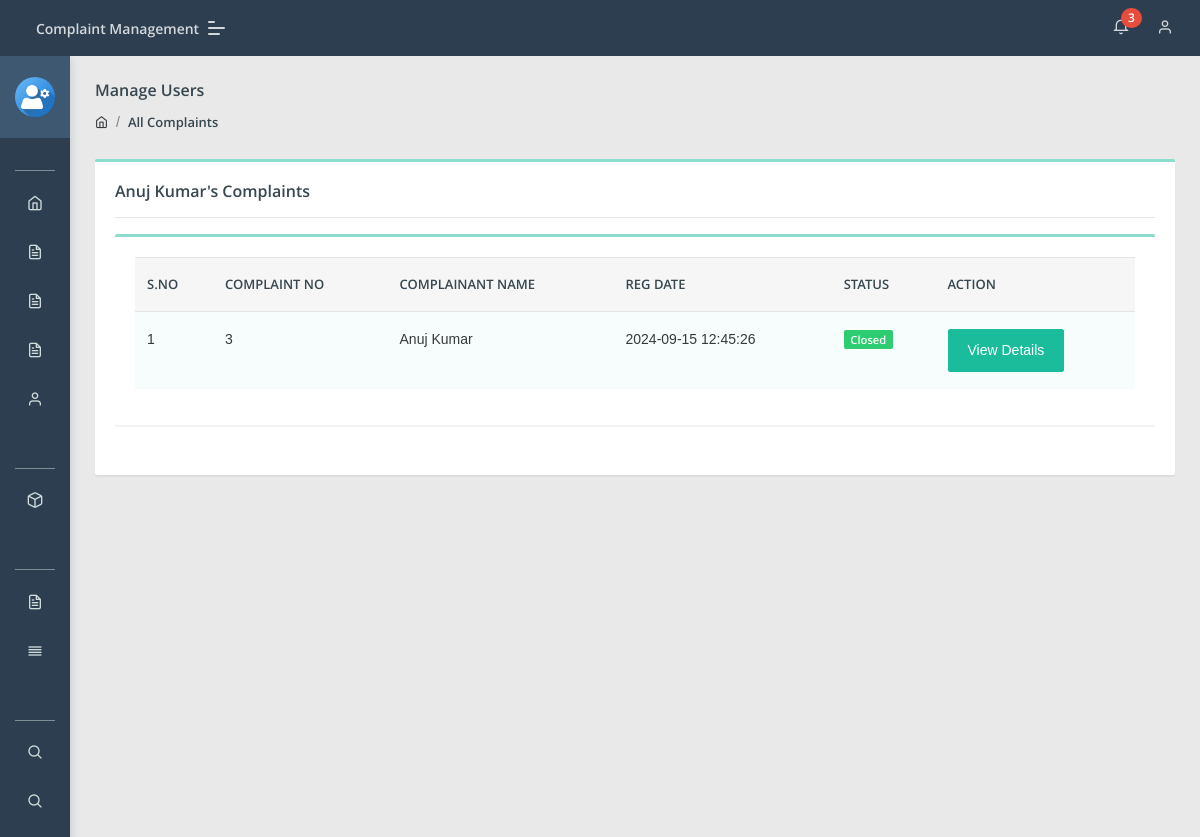
The page /cms/admin/user-complaints.php?uid=1&&uname=Anuj Kumar (signed in) on the database its author committed.
### tables this page shows
CREATE TABLE `tblcomplaints` (
  `complaintNumber` int(11) NOT NULL,
  `userId` int(11) DEFAULT NULL,
  `category` int(11) DEFAULT NULL,
  `subcategory` varchar(255) DEFAULT NULL,
  `complaintType` varchar(255) DEFAULT NULL,
  `Area` varchar(255) DEFAULT NULL,
  `noc` varchar(255) DEFAULT NULL,
  `complaintDetails` mediumtext DEFAULT NULL,
  `complaintFile` varchar(255) DEFAULT NULL,
  `regDate` timestamp NULL DEFAULT current_timestamp(),
  `status` varchar(50) DEFAULT NULL,
  `lastUpdationDate` timestamp NULL DEFAULT NULL ON UPDATE current_timestamp()
);

CREATE TABLE `users` (
  `id` int(11) NOT NULL,
  `fullName` varchar(255) DEFAULT NULL,
  `userEmail` varchar(255) DEFAULT NULL,
  `password` varchar(255) DEFAULT NULL,
  `contactNo` bigint(11) DEFAULT NULL,
  `address` tinytext DEFAULT NULL,
  `Area` varchar(255) DEFAULT NULL,
  `country` varchar(255) DEFAULT NULL,
  `pincode` int(6) DEFAULT NULL,
  `userImage` varchar(255) DEFAULT NULL,
  `regDate` timestamp NOT NULL DEFAULT current_timestamp(),
  `updationDate` timestamp NULL DEFAULT NULL,
  `status` int(1) DEFAULT NULL
);

### cms/admin/user-complaints.php (the view, shortened to what this page needs)
<?php
include('include/config.php');
if(strlen($_SESSION['aid'])==0)
    {
header('location:index.php');
}
else{
?>
<!DOCTYPE html>
<html lang="en">
<head>
    <link rel="stylesheet" href="assets/css/style.css">
</head>
<body class="">
	<?php include('include/sidebar.php');?>
	<?php include('include/header.php');?>
<section class="pcoded-main-container">
    <div class="pcoded-content">
        <div class="page-header">
            <div class="page-block">
                <div class="row align-items-center">
                    <div class="col-md-12">
                        <div class="page-header-title">
                            <h5 class="m-b-10">Manage Users</h5>
                        </div>
                        <ul class="breadcrumb">
                            <li class="breadcrumb-item"><a href="dashboard.php"><i class="feather icon-home"></i></a></li>
                            <li class="breadcrumb-item"><a href="all-complaint.php">All Complaints</a></li>
                        </ul>
                    </div>
                </div>
            </div>
        </div>
        <div class="row">
            <div class="col-sm-12">
                <div class="card">
                    <div class="card-body">
                        <h5><?php echo $_GET['uname']?>'s Complaints</h5>
                        <hr>
                      <div class="row">
                            <div class="col-xl-12">
                <div class="card">
                    <div class="card-body table-border-style">
                        <div class="table-responsive">
                            <table class="table table-striped">
                                <thead>
                                        <tr><th>S.No</th>
											<th>Complaint No</th>
											<th>Complainant Name</th>
											<th>Reg Date</th>
											<th>Status</th>
											<th>Action</th>
										</tr>
                                </thead>
                                <tbody>
                                    <?php
$userid=intval($_GET['uid']);
$query=mysqli_query($con,"select tblcomplaints.*,users.fullName as name from tblcomplaints join users on users.id=tblcomplaints.userId where users.id='$userid'");
$cnt=1;
while($row=mysqli_fetch_array($query))
{
?>
                                        <tr>
                                            <td><?php echo htmlentities($cnt);?></td>
                                            <td><?php echo htmlentities($row['complaintNumber']);?></td>
                                            <td><?php echo htmlentities($row['name']);?></td>
                                            <td> <?php echo htmlentities($row['regDate']);?></td>
                                           <td>
                                                <?php $status=$row['status'];
                                                if($status==''): ?>
                                                <span class="badge badge-danger">Not Processed Yet</span>
                                            <?php elseif($status=='in process'):?>
                                             <span class="badge badge-warning">In Process</span>
                                         <?php elseif($status=='closed'):?>
                                             <span class="badge badge-success">Closed</span>
                                         <?php endif;?>
</td>
<td>   <a href="complaint-details.php?cid=<?php echo htmlentities($row['complaintNumber']);?>" class="btn btn-primary"> View Details</a>
											</td>
                                        </tr>
                                        <?php $cnt=$cnt+1; } ?>
                                </tbody>
                            </table>
                        </div>
                    </div>
                </div>
            </div>
                        </div>
                    </div>
                </div>
            </div>
        </div>
    </div>
</section>
</body>
</html>
<?php } ?>

### rows shown on the page
tblcomplaints: complaintNumber "3", userId.fullName "Anuj Kumar", regDate "2024-09-15 12:45:26", status "Closed"

### other values the page prints
$num1 "3"
$_GET['uname'] "Anuj Kumar"
